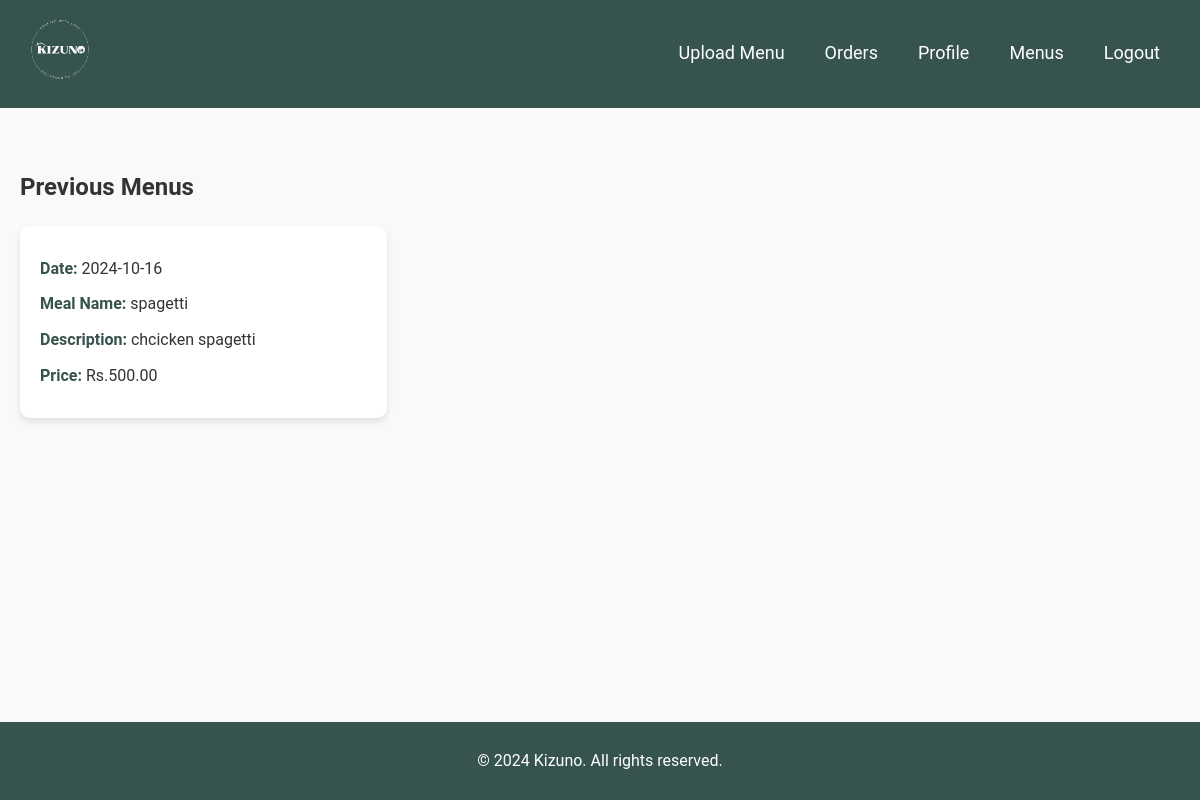
Page /FRONTEND/html/previous_menus.php (signed in) on the committed database.
### tables this page shows
CREATE TABLE `meals` (
  `meal_id` int(11) NOT NULL,
  `cook_id` int(11) DEFAULT NULL,
  `name` varchar(255) NOT NULL,
  `description` text DEFAULT NULL,
  `price` decimal(10,2) NOT NULL,
  `available_date` date NOT NULL,
  `image_url` varchar(255) DEFAULT NULL,
  `created_at` timestamp NOT NULL DEFAULT current_timestamp()
);

### FRONTEND/html/previous_menus.php (the view, shortened to what this page needs)
<?php
require '../../BACKEND/db.php';
$user_id = $_SESSION['user_id'];
$stmt = $pdo->prepare("SELECT cook_id FROM cooks WHERE user_id = ?");
$stmt->execute([$user_id]);
$cook_id = $stmt->fetchColumn();
$stmt_previous = $pdo->prepare("SELECT * FROM meals WHERE cook_id = ? AND available_date < ? ORDER BY available_date DESC");
$stmt_previous->execute([$cook_id, date('Y-m-d')]);
$previous_menus = $stmt_previous->fetchAll(PDO::FETCH_ASSOC);
?>
<!DOCTYPE html>
<html lang="en">
<head>
    <link rel="stylesheet" href="../css/previous_menus.css">
</head>
<body>
    <header>
        <div class="logo">
            <a href="cook_dashboard.php">
                <img src="../RESOURCES/logo.png" alt="Kizuno Logo">
            </a>
        </div>
        <nav>
            <ul>
                <li><a href="menu_upload.php">Upload Menu</a></li>
                <li><a href="order_management.php">Orders</a></li>
                <li><a href="cook_profile.php">Profile</a></li>
                <li><a href="previous_menus.php">Menus</a></li>
                <li><a href="../../BACKEND/logout.php">Logout</a></li>
            </ul>
        </nav>
    </header>
    <main>
        <section class="previous-menus-section">
            <h1>Previous Menus</h1>
            <?php if (!empty($previous_menus)): ?>
                <div class="previous-menus-grid">
                    <?php foreach ($previous_menus as $previous_menu): ?>
                        <div class="menu-details">
                            <p><strong>Date:</strong> <?php echo htmlspecialchars($previous_menu['available_date']); ?></p>
                            <p><strong>Meal Name:</strong> <?php echo htmlspecialchars($previous_menu['name']); ?></p>
                            <p><strong>Description:</strong> <?php echo htmlspecialchars($previous_menu['description']); ?></p>
                            <p><strong>Price:</strong> Rs.<?php echo htmlspecialchars($previous_menu['price']); ?></p>
                        </div>
                    <?php endforeach; ?>
                </div>
            <?php else: ?>
                <p>No previous menus available.</p>
            <?php endif; ?>
        </section>
    </main>
    <footer>
        <p>&copy; 2024 Kizuno. All rights reserved.</p>
    </footer>
</body>
</html>

### FRONTEND/css/previous_menus.css (style rules this page uses)
:root { --primary-color: #36534d; --secondary-color: #f0f4f3; --accent-color: #ff6b6b; --text-color: #333; --background-color: #f9f9f9; }
body { font-family: 'Roboto', Arial, sans-serif; margin: 0; padding: 0; background-color: var(--background-color); color: var(--text-color); line-height: 1.6; }
header { background-color: var(--primary-color); color: white; display: flex; justify-content: space-between; align-items: center; padding: 10px 20px; }
header .logo { display: flex; align-items: center; }
header .logo img { height: 80px; transition: transform 0.3s ease; }
nav ul { list-style-type: none; margin: 0; padding: 0; display: flex; }
nav ul li { display: inline; margin-right: 20px; margin-left: 20px; }
nav ul li a { color: white; text-decoration: none; font-size: 18px; }
main { padding: 40px 20px; padding-top: 0; }
.menu-details { text-align: left; }
.menu-details p { margin: 10px 0; font-size: 16px; }
.menu-details strong { color: var(--primary-color); }
.previous-menus-section { margin-top: 60px; }
.previous-menus-grid { display: grid; grid-template-columns: repeat(auto-fill, minmax(280px, 1fr)); gap: 30px; }
.previous-menus-grid .menu-details { background-color: white; padding: 20px; border-radius: 10px; box-shadow: 0 4px 6px rgba(0, 0, 0, 0.1); transition: transform 0.3s ease; }
footer { background-color: #36534d; color: white; text-align: center; padding: 10px 0; position: fixed; bottom: 0; width: 100%; }

### rows in the picture
meals: available_date "2024-10-16", name "spagetti", description "chcicken spagetti", price "500.00"
